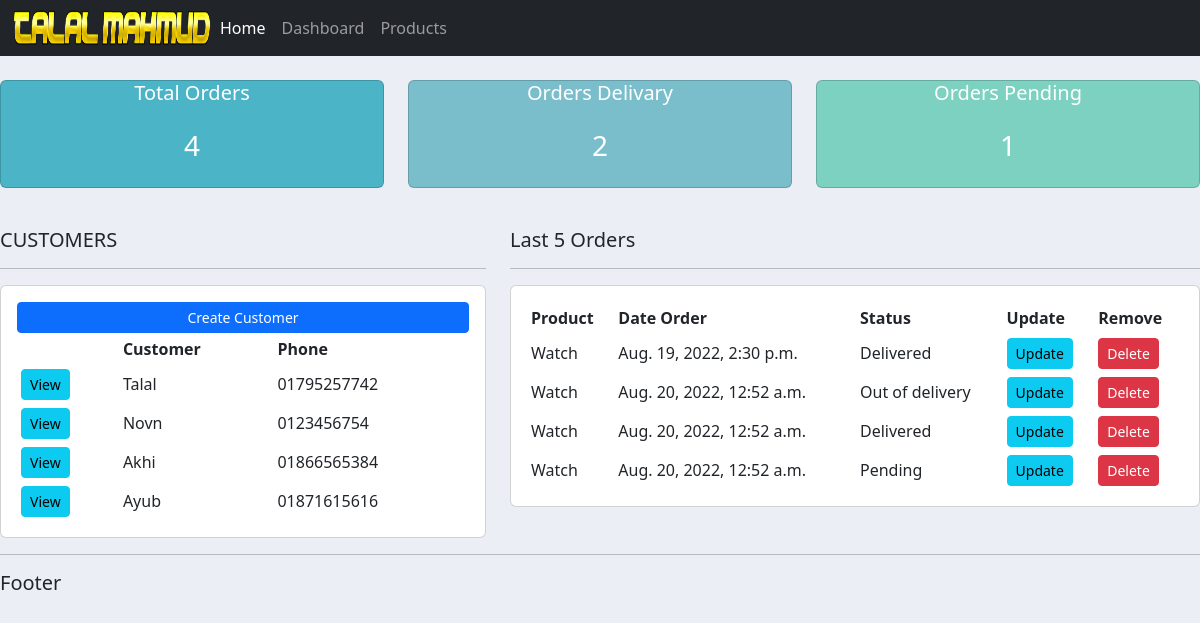
The page / on the database its author committed.
### accounts/models.py (models this page shows, shortened)
class Customer(models.Model):
    name = models.CharField(max_length=200, null=True)
    phone = models.CharField(max_length=200, null=True)
    email = models.CharField(max_length=200, null=True)
    date_created = models.DateTimeField(auto_now_add= True, null= True)

class Order(models.Model):
    STATUS = (
        ('Pending', 'Pending'),
        ('Out of delivery', 'Out of delivery'),
        ('Delivered','Delivered'),
    )
    customer = models.ForeignKey(Customer,null=True,on_delete=models.CASCADE)
    product = models.ForeignKey(Product, null=True, on_delete=models.CASCADE)
    date_created = models.DateTimeField(auto_now_add= True, null= True)
    status = models.CharField(max_length=200, null=True, choices=STATUS)
    note = models.CharField(max_length=200, null=True)

class Product(models.Model):
    CATEGORY = (
        ('Indoor', 'Indoor'),
        ('Out Door', 'Out Door'),
    )
    name = models.CharField(max_length=200, null=True)
    price = models.FloatField(null=True)
    category = models.CharField(max_length=200, null=True, choices= CATEGORY)
    description = models.CharField(max_length=200, null=True)
    date_created = models.DateTimeField(auto_now_add= True, null= True)
    tags = models.ManyToManyField(Tag)
    def __str__(self):
        return self.name

### accounts/views.py (the view)
# urls.py: path('', views.home, name='home'),
def home(request):
    order = Order.objects.all()
    customer = Customer.objects.all()
    total_order = order.count()
    total_customer = customer.count()
    delivered = order.filter(status='Delivered').count()
    pending = order.filter(status='Pending').count()
    context = {
        'order': order, 'customer': customer,
        'delivered': delivered, 'pending': pending,
        'total_customer': total_customer, 'total_order': total_order,
    }
    return render(request, 'accounts/deshboard.html',context)

### templates/accounts/deshboard.html
{% extends 'accounts/base.html' %}
{% block content %}
{% include 'accounts/status.html' %}
<br>
<div class="row">
    <div class="col-md-5">
        <h5>CUSTOMERS</h5>
        <hr>
        <div class="card card-body">
            <a class="btn btn-primary btn-sm btn-block" href="">Create Customer</a>
            <table class="table- table-sm">
                <tr>
                    <th></th>
                    <th>Customer</th>
                    <th>Phone</th>
                </tr>
                {% for c in customer %}
                <tr>
                    <td><a class="btn btn-sm btn-info" href="">View</a></td>
                    <td>{{c.name}}</td>
                    <td>{{c.phone}}</td>
                </tr>
                {% endfor %}
            </table>
        </div>
    </div>
    <div class="col-md-7">
        <h5>Last 5 Orders</h5>
        <hr>
        <div class="card card-body">
            <table class="table- table-sm">
                <tr>
                    <th>Product</th>
                    <th>Date Order</th>
                    <th>Status</th>
                    <th>Update</th>
                    <th>Remove</th>
                </tr>
                {% for o in order %}
                <tr>
                    <td>{{o.product}}</td>
                    <td>{{o.date_created}}</td>
                    <td>{{o.status}}</td>
                    <td><a class="btn btn-sm btn-info" href="{% url 'update_order' o.id %}">Update</a></td>
                    <td><a class="btn btn-sm btn-danger" href="{% url 'delete_order' o.id %}">Delete</a></td>
                </tr>
                {% endfor %}
            </table>
        </div>
    </div>
</div>
{% endblock %}

### templates/accounts/base.html (shortened to what this page needs)
<!DOCTYPE html>
{% load static %}
<html lang="en">
<head>
    <link href="https://cdn.jsdelivr.net/npm/bootstrap@5.2.0/dist/css/bootstrap.min.css" rel="stylesheet">
    <link rel="stylesheet" href="{% static 'css/base.css' %}">
</head>
<body>
    {% include 'accounts/navbar.html' %}
    {% block content %}
    {% endblock %}
    {% include 'accounts/footer.html' %}
</body>
</html>

### templates/accounts/navbar.html (shortened to what this page needs)
{% load static %}
<nav class="navbar navbar-expand-lg navbar-dark bg-dark">
    <div class="container-fluid">
        <img height="40px" width="200px" src="{% static 'images/logo.png' %}" alt="">
      <div class="collapse navbar-collapse" id="navbarNav">
        <ul class="navbar-nav">
          <li class="nav-item">
            <a class="nav-link active" aria-current="page" href="/">Home</a>
          </li>
          <li class="nav-item">
            <a class="nav-link" href="/">Dashboard</a>
          </li>
          <li class="nav-item">
            <a class="nav-link" href="{% url 'products' %}">Products</a>
          </li>
        </ul>
      </div>
    </div>
  </nav>

### templates/accounts/status.html
<br>
<div class="row">
    <div class="col">
        <div class="col-md">
            <div class="card text-center text-white mb-3" id="total-orders">
                <div class="header">
                    <h5 class="card-title">Total Orders</h5>
                </div>
                <div class="card-body">
                    <h3 class="card-title">{{total_order}}</h3>
                </div>
            </div>
        </div>
    </div>
    <div class="col">
        <div class="col-md">
            <div class="card text-center text-white mb-3" id="orders-delivery">
                <div class="header">
                    <h5 class="card-title">Orders Delivary</h5>
                </div>
                <div class="card-body">
                    <h3 class="card-title">{{delivered}}</h3>
                </div>
            </div>
        </div>
    </div>
    <div class="col">
        <div class="col-md">
            <div class="card text-center text-white mb-3" id="orders-pending">
                <div class="header">
                    <h5 class="card-title">Orders Pending</h5>
                </div>
                <div class="card-body">
                    <h3 class="card-title">{{pending}}</h3>
                </div>
            </div>
        </div>
    </div>
</div>

### templates/accounts/footer.html
<hr>
<h5>Footer</h5>

### static/css/base.css (style rules this page uses)
body { background-color: #ebeff5; }
#total-orders { background-color: #4cb4c7; }
#orders-delivery { background-color: #7abecc; }
#orders-pending { background-color: #7cd1c0; }

### rows shown on the page
Customer: name "Talal", phone "01795257742"
Customer: name "Novn", phone "0123456754"
Customer: name "Akhi", phone "01866565384"
Customer: name "Ayub", phone "01871615616"
Order: product "Watch", date_created "Aug. 19, 2022, 2:30 p.m.", status "Delivered"
Order: product "Watch", date_created "Aug. 20, 2022, 12:52 a.m.", status "Out of delivery"
Order: product "Watch", date_created "Aug. 20, 2022, 12:52 a.m.", status "Delivered"
Order: product "Watch", date_created "Aug. 20, 2022, 12:52 a.m.", status "Pending"

### other values the page prints
{{ total_order }} "4"
{{ delivered }} "2"
{{ pending }} "1"
